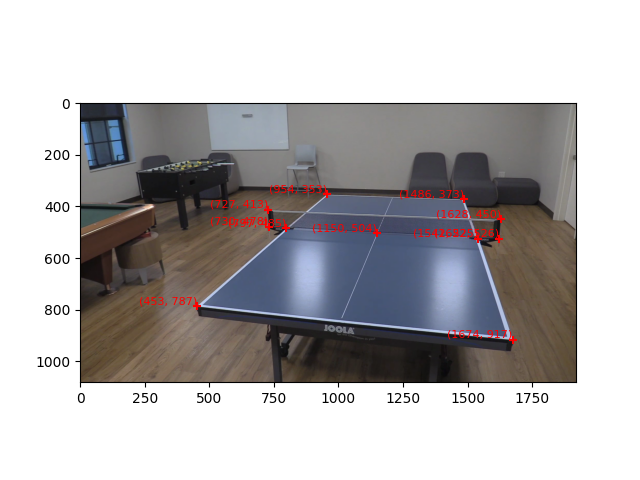
#> input picture black_corners_pingpong.png, 640 x 480 px, given in place of 187.png, which was not available
$ python 3d_viz.py
#> lines starting #> are read from the running program, lines starting #| are printed output that depends on the picture; pictures that were not available may be replaced by others from this repository, and a replacement may not be noted
import matplotlib.pyplot as plt
from PIL import Image

# File paths for the images in three different directories
dir2 = 'footage/black_bounce_final_2'
dir3 = 'footage/bounce_final_2_reconstructed'
dir1 = 'footage/blue_bounce_final_2'

frame = 187

for i in range(56):
    filename = f'{frame + i}.png'

    # Load images
    img1 = Image.open(f'{dir1}/{filename}')
#> img1 is the input picture: PIL image 640x480 RGBA; mean R, G, B, A 182.9, 180.4, 181.4, 255
    img2 = Image.open(f'{dir2}/{filename}')
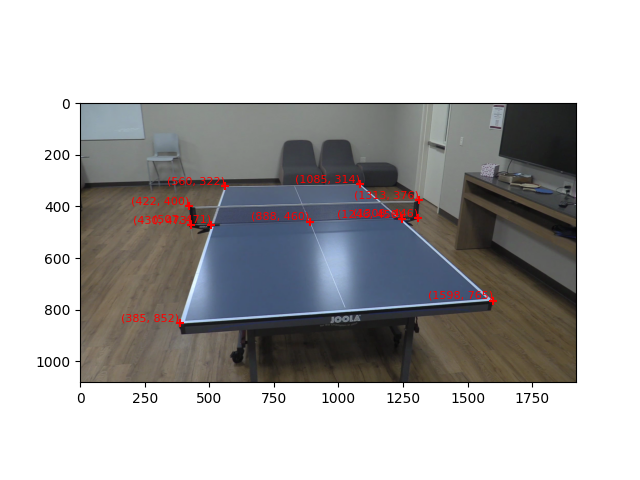
#> input picture blue_corners_pingpong.png, 640 x 480 px, given in place of 187.png, which was not available
#> img2 is the input picture: PIL image 640x480 RGBA; mean R, G, B, A 180.3, 179.5, 179.7, 255
    img3 = Image.open(f'{dir3}/{filename}')

    scaling_factor = 0.5  # You can adjust this value as needed

    # Resize img1 and img2 by scaling_factor
    img1 = img1.resize((int(img1.width * scaling_factor), int(img1.height * scaling_factor)))
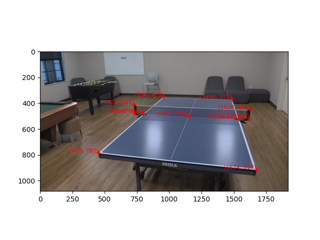
#> img1: PIL image 320x240 RGBA; mean R, G, B, A 182.8, 180.3, 181.2, 255
    img2 = img2.resize((int(img2.width * scaling_factor), int(img2.height * scaling_factor)))
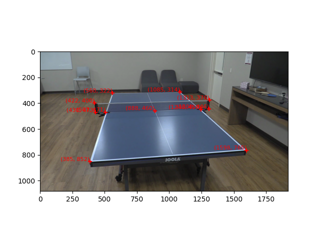
#> img2: PIL image 320x240 RGBA; mean R, G, B, A 180.2, 179.4, 179.6, 255

    # Create a 2x2 grid of subplots
    # fig, axs = plt.subplots(2, 2)

    # Plot images from dir1 and dir2 on the first row
    plt.subplot(2, 1, 1).imshow(img3)
    plt.subplot(2, 1, 1).set_title(f'3D Reconstruction')
    plt.subplot(2, 1, 1).axis('off')

    plt.subplot(2, 2, 3).imshow(img2)
    plt.subplot(2, 2, 3).set_title(f'Frame {frame+i} from Camera One')
    plt.subplot(2, 2, 3).axis('off')

    # Plot image from dir3 on the second row
    plt.subplot(2, 2, 4).imshow(img1)
    plt.subplot(2, 2, 4).set_title(f'Frame {frame+i} from Camera Two')
    plt.subplot(2, 2, 4).axis('off')

    # Hide the empty subplot in the second row
    # axs[1, 1].axis('off')

    # Adjust layout to prevent overlap
    plt.tight_layout()

    # Save the plot as a PNG file
    plt.savefig(f'footage/to_gif/{frame+i}.png', dpi=300)
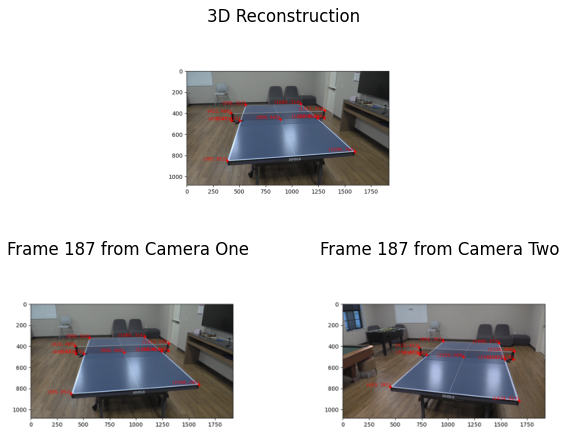
#> figure drawn by matplotlib, 3 panels
#> (the run stopped early here; a loop or call above may not have finished)
